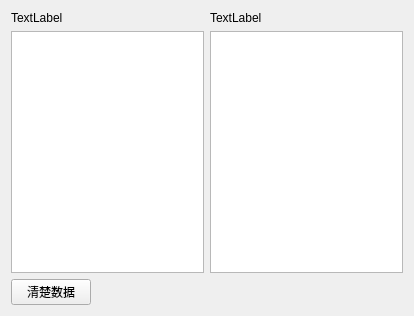
<?xml version="1.0" encoding="UTF-8"?>
<ui version="4.0">
 <class>ModelView</class>
 <widget class="QWidget" name="ModelView">
  <property name="geometry">
   <rect>
    <x>0</x>
    <y>0</y>
    <width>414</width>
    <height>316</height>
   </rect>
  </property>
  <property name="windowTitle">
   <string>ModelView</string>
  </property>
  <layout class="QVBoxLayout" name="verticalLayout_3">
   <item>
    <layout class="QHBoxLayout" name="horizontalLayout">
     <item>
      <layout class="QVBoxLayout" name="verticalLayout">
       <item>
        <widget class="QLabel" name="label">
         <property name="text">
          <string>TextLabel</string>
         </property>
        </widget>
       </item>
       <item>
        <widget class="QTableView" name="tableView_1"/>
       </item>
      </layout>
     </item>
     <item>
      <layout class="QVBoxLayout" name="verticalLayout_2">
       <item>
        <widget class="QLabel" name="label_2">
         <property name="text">
          <string>TextLabel</string>
         </property>
        </widget>
       </item>
       <item>
        <widget class="QTableView" name="tableView_2"/>
       </item>
      </layout>
     </item>
    </layout>
   </item>
   <item>
    <layout class="QHBoxLayout" name="horizontalLayout_2">
     <item>
      <widget class="QPushButton" name="BtnClear">
       <property name="text">
        <string>清楚数据</string>
       </property>
      </widget>
     </item>
     <item>
      <spacer name="horizontalSpacer">
       <property name="orientation">
        <enum>Qt::Horizontal</enum>
       </property>
       <property name="sizeHint" stdset="0">
        <size>
         <width>40</width>
         <height>20</height>
        </size>
       </property>
      </spacer>
     </item>
    </layout>
   </item>
  </layout>
 </widget>
 <layoutdefault spacing="6" margin="11"/>
 <resources/>
 <connections/>
</ui>
